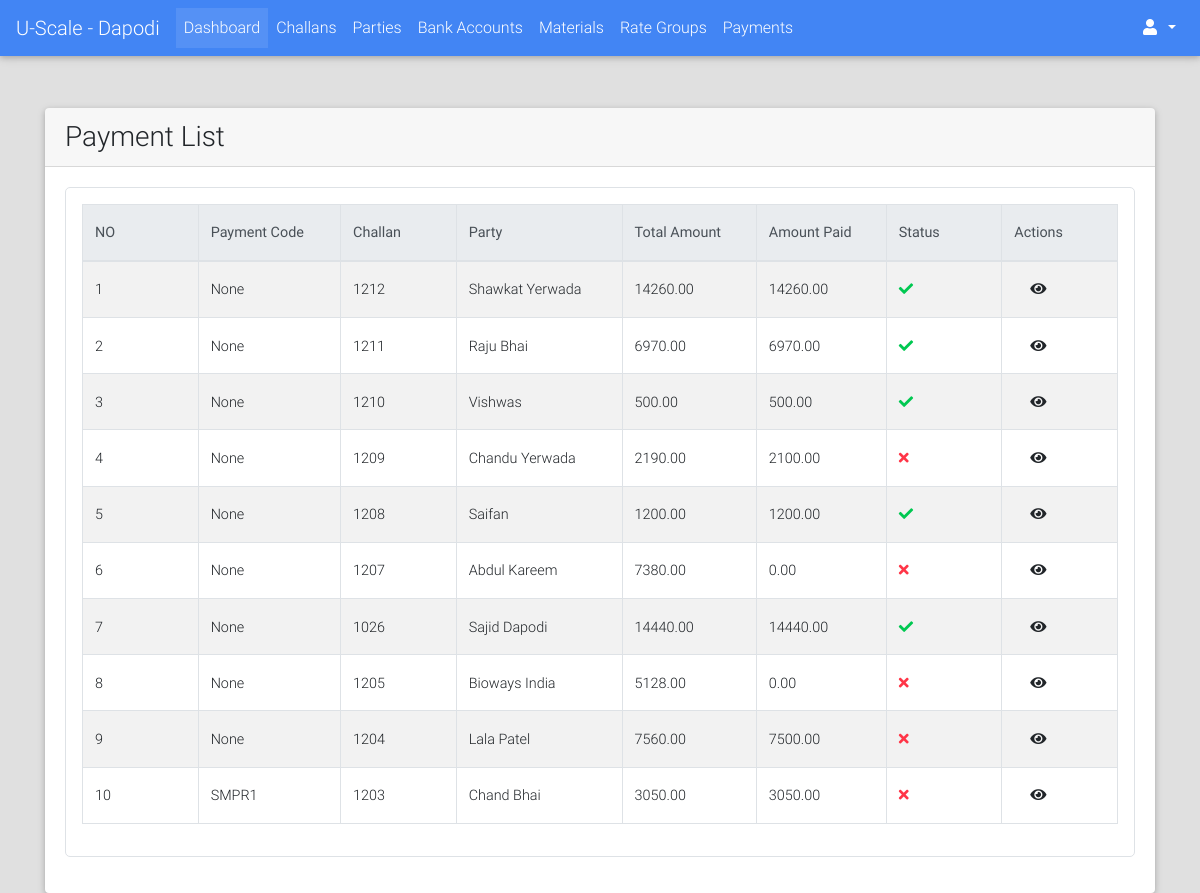
The page /payments/list/ (signed in) on the database as committed earlier.
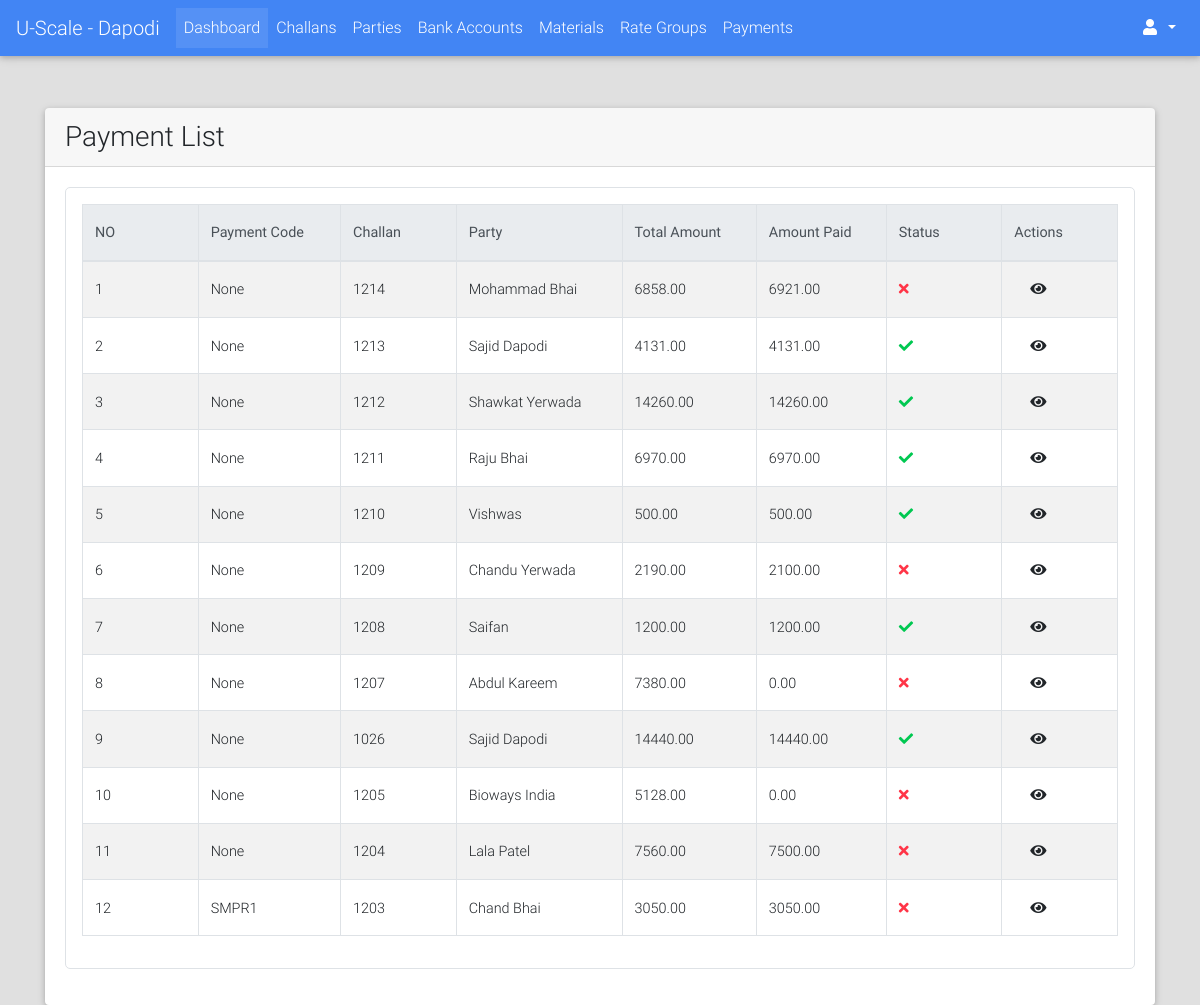
The same page on the database as committed later.
### payments/models.py (models this page shows, shortened)
class Payment(models.Model):
    PAYMENT_MODE_CHOICES = (("DP", "Direct Payment"), ("AL", "Account Less"))
    PAYMENT_STATUS_CHOICES = (("PN", "Pending"), ("DN", "Done"))
    payment_code = models.CharField(max_length=12, blank=True, null=True)
    challan = models.OneToOneField("challans.Challan", on_delete=models.CASCADE)
    payment_mode = models.CharField(max_length=2, choices=PAYMENT_MODE_CHOICES, blank=True, null=True)
    status = models.CharField(max_length=2, choices=PAYMENT_STATUS_CHOICES, default="PN")
    payed_amount = models.DecimalField(max_digits=9, decimal_places=2, default=0.00)
    amount = models.DecimalField(max_digits=9, decimal_places=2, null=True, blank=True)
    payed_on = models.DateTimeField(blank=True, null=True)
    image = models.ImageField(upload_to="payments/", blank=True, null=True)
    extra_info = models.TextField(blank=True)
    created_on = models.DateTimeField(auto_now_add=True)
    @property
    def get_absolute_url(self):
        return reverse_lazy("payments:detail", kwargs={"id": self.id})

### challans/models.py (models this page shows, shortened)
class Challan(models.Model):
    STATUS_CHOICES = (("PN", "Pending"), ("DN", "Done"))
    created_by = models.ForeignKey(User, on_delete=models.PROTECT)
    party = models.ForeignKey("parties.Party", on_delete=models.CASCADE)
    challan_no = models.PositiveIntegerField(blank=True, null=True)
    vehicle_details = models.CharField(max_length=128, blank=True, null=True)
    weights_amount = models.DecimalField(max_digits=9, decimal_places=2, default=decimal.Decimal(0.00))
    extra_charges = models.DecimalField(verbose_name="Kata Charges", max_digits=9, decimal_places=2,
                                        default=decimal.Decimal(0.00))
    round_amount = models.DecimalField(max_digits=4, decimal_places=2, default=decimal.Decimal(0.00))
    total_amount = models.DecimalField(max_digits=9, decimal_places=2, default=decimal.Decimal(0.00))
    image = models.ImageField(upload_to="payments/", blank=True, null=True)
    extra_info = models.TextField(blank=True)
    created_on = models.DateTimeField(auto_now_add=True, editable=True)
    updated_on = models.DateTimeField(auto_now=True, editable=True)
    is_entries_done = models.BooleanField(default=False)
    is_reports_done = models.BooleanField(default=False)
    is_rates_assigned = models.BooleanField(default=False)
    is_payed = models.BooleanField(default=False)
    status = models.CharField(max_length=2, choices=STATUS_CHOICES, default="PN")
    def __str__(self):
        return str(self.challan_no)

### parties/models.py (models this page shows, shortened)
class Party(models.Model):
    RATE_TYPE_CHOICES = (("GR", "Group Rate"), ("IR", "Individual Rate"))
    rate_type = models.CharField(max_length=2, choices=RATE_TYPE_CHOICES)
    rate_group = models.ForeignKey("rates.RateGroup", on_delete=models.PROTECT, blank=True, null=True)
    name = models.CharField(max_length=128)
    party_code = models.CharField(max_length=32, blank=True)
    address = models.TextField(blank=True)
    phone = models.CharField(max_length=13)
    whatsapp = models.CharField(max_length=13, blank=True)
    email = models.EmailField(blank=True, null=True)
    extra_info = models.TextField(blank=True)
    is_wallet_party = models.BooleanField(default=False)
    is_active = models.BooleanField(default=True)
    def __str__(self):
        return self.name
    class Meta:
        verbose_name = "Party"
        verbose_name_plural = "Parties"

### payments/views.py (the view)
class PaymentListView(LoginRequiredMixin, ListView):
    template_name = "payments/list.html"
    model = Payment
    context_object_name = "payments"
    ordering = "-id"

### portal/templates/payments/list.html (shortened to what this page needs)
{% extends "portal/base.html" %}
{% load crispy_forms_tags %}
{% load static %}
{% block custom_links %}
    <link href="{% static "css/addons/datatables.min.css" %}" rel="stylesheet">
    <link href="{% static "css/addons/datatables-select.min.css" %}" rel="stylesheet">
{% endblock %}
{% block content %}
    <br><br>
    <div class="container">
        <div class="card">
            <div class="card-header">
                <h3 class="m-auto">Payment List</h3>
            </div>
            <div class="card-body">
                 <div class="table p-3 border" style="border-radius: 5px">
                     <table id="dt-basic-checkbox" class="table table-striped table-bordered" cellspacing="0" width="100%">
                         <thead class="thead-light">
                            <th class="th-sm">NO</th>
                            <th class="th-sm">Payment Code</th>
                            <th class="th-sm">Challan</th>
                            <th class="th-sm">Party</th>
                            <th class="th-sm">Total Amount</th>
                            <th class="th-sm">Amount Paid</th>
                            <th class="th-sm">Status</th>
                            <th class="th-sm">Actions</th>
                         </thead>
                         <tbody>
                             {% if payments %}
                                 {% for payment in payments %}
                                     <tr>
                                        <td>{{ forloop.counter }}</td>
                                         <td><a href="{{ payment.get_absolute_url }}">{{ payment.payment_code }}</a></td>
                                        <td>{{ payment.challan }}</td>
                                        <td>{{ payment.challan.party }}</td>
                                        <td>{{ payment.amount }}</td>
                                        <td>{{ payment.payed_amount }}</td>
                                        <td>
                                            {% if payment.status == "DN" %}
                                                <i class="fa fa-check text-success"></i>
                                            {% else %}
                                                <i class="fa fa-times text-danger"></i>
                                            {% endif %}
                                        </td>
                                        <td class="m-auto">
                                            <a class="m-3" href="{{ payment.get_absolute_url }}"><i class="fa fa-eye"></i></a>
                                        </td>
                                     </tr>
                                 {% endfor %}
                             {% else %}
                                 <span class="text-black-50 font-weight-bold">No Parties Found</span>
                             {% endif %}
                         </tbody>
                    </table>
                 </div>
            </div>
        </div>
    </div>
{% endblock %}

### portal/templates/portal/base.html (shortened to what this page needs)
{% load static %}
<!DOCTYPE html>
<html lang="en">
<head>
    <link rel="stylesheet" href="https://use.fontawesome.com/releases/v5.8.2/css/all.css">
    <link href="{% static "css/bootstrap.min.css" %}" rel=  "stylesheet">
    <link href="{% static "css/mdb.min.css" %}" rel="stylesheet">
    <link href="{% static "css/style.css" %}" rel="stylesheet">
    {% block custom_links %}
    {% endblock %}
</head>
<body style="background-color: #e0e0e0!important;">
    {% if user.is_authenticated %}
        {% include "portal/header.html" %}
    {% endif %}
    {% block content %}
    {% endblock %}
</body>
</html>

### portal/templates/portal/header.html (shortened to what this page needs)
{% load static  %}
<nav class="mb-1 navbar navbar-expand-lg navbar-dark primary-color">
  <a class="navbar-brand" href="#">U-Scale - Dapodi</a>
  <div class="collapse navbar-collapse" id="navbarSupportedContent-333">
    <ul class="navbar-nav mr-auto">
      <li class="nav-item active">
        <a class="nav-link" href="{% url "portal:home" %}">Dashboard
        </a>
      </li>
      <li class="nav-item">
        <a class="nav-link" href="{% url "challans:list" %}">Challans</a>
      </li>
      <li class="nav-item">
        <a class="nav-link" href="{% url "parties:list" %}">Parties</a>
      </li>
      <li class="nav-item">
        <a class="nav-link" href="{% url "bank_accounts:list" %}">Bank Accounts</a>
      </li>
      <li class="nav-item">
        <a class="nav-link" href="{% url "materials:list" %}">Materials</a>
      </li>
      <li class="nav-item">
        <a class="nav-link" href="{% url "rates:rate_group_list" %}">Rate Groups</a>
      </li>
      <li class="nav-item">
        <a class="nav-link" href="{% url "payments:list" %}">Payments</a>
      </li>
    </ul>
    <ul class="navbar-nav ml-auto nav-flex-icons">
      <li class="nav-item dropdown">
        <a class="nav-link dropdown-toggle" id="navbarDropdownMenuLink-333" data-toggle="dropdown"
          aria-haspopup="true" aria-expanded="false">
          <i class="fas fa-user"></i>
        </a>
      </li>
    </ul>
  </div>
</nav>

Rows that differ between the two databases and show on the page:
added Payment: payment_code "None", challan "1214", challan.party "Mohammad Bhai", amount "6858.00", payed_amount "6921.00", status "PN" (drawn)
added Payment: payment_code "None", challan "1213", challan.party "Sajid Dapodi", amount "4131.00", payed_amount "4131.00", status "DN" (drawn)
